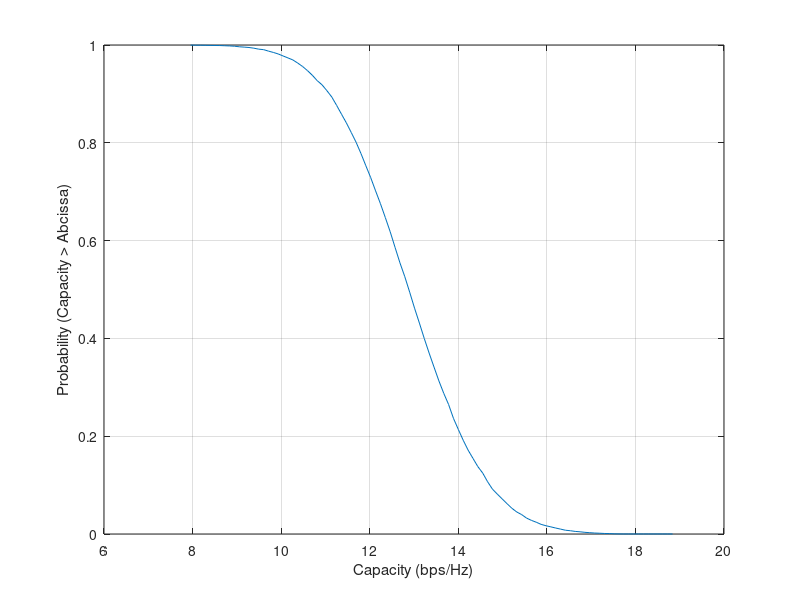

MATLAB code for this plot:
clear all
close all

Nr=4;
Nt=4;
I=eye(Nr);
g=15.8489;

for n=1:10000
    H=sqrt(1/2)*randn(Nr,Nt)+j*sqrt(1/2)*randn(Nr,Nt);
    C(n)=log2(det(I+(g/Nt)*(H*H')));
end

[a,b]=hist(real(C),100);
a=a/sum(a);
plot(b,1-cumsum(a));
xlabel('Capacity (bps/Hz)')
ylabel('Probability (Capacity > Abcissa)')
grid on